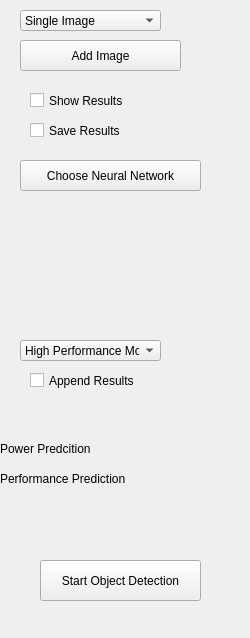
<?xml version="1.0" encoding="UTF-8"?>
<ui version="4.0">
 <class>DetectionControlPanel</class>
 <widget class="QWidget" name="DetectionControlPanel">
  <property name="geometry">
   <rect>
    <x>0</x>
    <y>0</y>
    <width>250</width>
    <height>638</height>
   </rect>
  </property>
  <property name="windowTitle">
   <string>Form</string>
  </property>
  <widget class="QCheckBox" name="saveResults">
   <property name="geometry">
    <rect>
     <x>30</x>
     <y>110</y>
     <width>111</width>
     <height>41</height>
    </rect>
   </property>
   <property name="text">
    <string>Save Results</string>
   </property>
  </widget>
  <widget class="QCheckBox" name="showResults">
   <property name="geometry">
    <rect>
     <x>30</x>
     <y>80</y>
     <width>111</width>
     <height>41</height>
    </rect>
   </property>
   <property name="text">
    <string>Show Results</string>
   </property>
  </widget>
  <widget class="QPushButton" name="addImage">
   <property name="geometry">
    <rect>
     <x>20</x>
     <y>40</y>
     <width>161</width>
     <height>31</height>
    </rect>
   </property>
   <property name="text">
    <string>Add Image</string>
   </property>
  </widget>
  <widget class="DeviceCheckBoxManager" name="CheckBoxWidget" native="true">
   <property name="geometry">
    <rect>
     <x>20</x>
     <y>210</y>
     <width>191</width>
     <height>121</height>
    </rect>
   </property>
  </widget>
  <widget class="QCheckBox" name="appendResults">
   <property name="geometry">
    <rect>
     <x>30</x>
     <y>360</y>
     <width>141</width>
     <height>41</height>
    </rect>
   </property>
   <property name="text">
    <string>Append Results</string>
   </property>
  </widget>
  <widget class="QPushButton" name="startObjectDet">
   <property name="geometry">
    <rect>
     <x>40</x>
     <y>560</y>
     <width>161</width>
     <height>41</height>
    </rect>
   </property>
   <property name="text">
    <string>Start Object Detection</string>
   </property>
  </widget>
  <widget class="QComboBox" name="imgAmount">
   <property name="geometry">
    <rect>
     <x>20</x>
     <y>10</y>
     <width>141</width>
     <height>21</height>
    </rect>
   </property>
   <item>
    <property name="text">
     <string>Single Image</string>
    </property>
   </item>
   <item>
    <property name="text">
     <string>More Images</string>
    </property>
   </item>
  </widget>
  <widget class="QPushButton" name="chooseNeuralNetwork">
   <property name="geometry">
    <rect>
     <x>20</x>
     <y>160</y>
     <width>181</width>
     <height>31</height>
    </rect>
   </property>
   <property name="text">
    <string>Choose Neural Network</string>
   </property>
  </widget>
  <widget class="QComboBox" name="mode">
   <property name="geometry">
    <rect>
     <x>20</x>
     <y>340</y>
     <width>141</width>
     <height>21</height>
    </rect>
   </property>
   <item>
    <property name="text">
     <string>High Performance Mode</string>
    </property>
   </item>
   <item>
    <property name="text">
     <string>High Efficiency Mode</string>
    </property>
   </item>
   <item>
    <property name="text">
     <string>Low Power Consumption Mode</string>
    </property>
   </item>
  </widget>
  <widget class="QLabel" name="powerPredictionText">
   <property name="geometry">
    <rect>
     <x>0</x>
     <y>440</y>
     <width>121</width>
     <height>18</height>
    </rect>
   </property>
   <property name="text">
    <string>Power Predcition</string>
   </property>
  </widget>
  <widget class="QLabel" name="performancePrediction">
   <property name="geometry">
    <rect>
     <x>170</x>
     <y>470</y>
     <width>58</width>
     <height>18</height>
    </rect>
   </property>
   <property name="text">
    <string/>
   </property>
  </widget>
  <widget class="QLabel" name="powerPrediction">
   <property name="geometry">
    <rect>
     <x>170</x>
     <y>440</y>
     <width>58</width>
     <height>18</height>
    </rect>
   </property>
   <property name="text">
    <string/>
   </property>
  </widget>
  <widget class="QLabel" name="performancePredictionText">
   <property name="geometry">
    <rect>
     <x>0</x>
     <y>470</y>
     <width>151</width>
     <height>18</height>
    </rect>
   </property>
   <property name="text">
    <string>Performance Prediction</string>
   </property>
  </widget>
 </widget>
 <customwidgets>
  <customwidget>
   <class>DeviceCheckBoxManager</class>
   <extends>QWidget</extends>
   <header>devicecheckboxmanager.h</header>
   <container>1</container>
  </customwidget>
 </customwidgets>
 <resources/>
 <connections/>
</ui>
